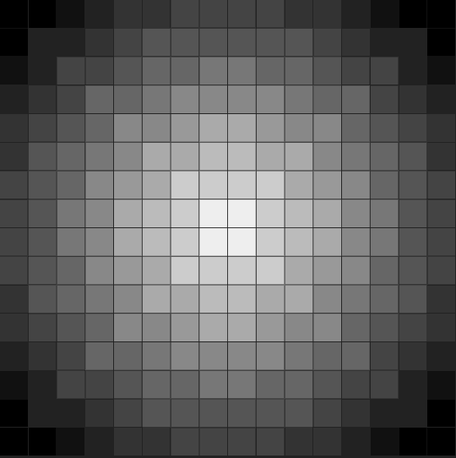
#> input picture Otsu_Input_16_Level.png, 456 x 458 px, shrunk from 556 x 558 before the run, found by its file name
$ jupyter execute --allow-errors CV_A1_23F0027ipynb.ipynb
#> lines starting #> are read from the running program, lines starting #| are printed output that depends on the picture; after the words box and inside, x2 and y2 are one past the last pixel; in counts of white or black regions, pixels touching at a corner belong together; long printed decimals are rounded
[cell 1]
import numpy as np
import pandas as pd
import matplotlib.pyplot as plt
import cv2

from PIL import Image

[cell 2]
IMAGE_PATH = "/content/Otsu_Input_16_Level.png"

print("Image path:", IMAGE_PATH)

[cell 3]
# Load image
original_image = Image.open(IMAGE_PATH)
#> original_image is the input picture: PIL image 456x458 L; min 0, max 255, mean 95

# Convert to grayscale
gray_image = np.array(original_image.convert("L"))

print("Image shape:", gray_image.shape)
#| Image shape: (458, 456)
print("Data type:", gray_image.dtype)
#| Data type: uint8
print("Minimum intensity:", gray_image.min())
#| Minimum intensity: 0
print("Maximum intensity:", gray_image.max())
#| Maximum intensity: 255

[cell 4]
# Quantize grayscale image from 0-255 to 0-15
quantized_image = np.rint(
    gray_image.astype(np.float64) * 15 / 255
).astype(np.uint8)

print("Quantized minimum:", quantized_image.min())
#| Quantized minimum: 0
print("Quantized maximum:", quantized_image.max())
#| Quantized maximum: 15

print("Unique quantized levels:")
print(np.unique(quantized_image))
#| [ 0  1  2  3  4  5  6  7  8  9 10 11 12 13 14 15]

[cell 5]
plt.figure(figsize=(12, 5))

plt.subplot(1, 2, 1)
plt.imshow(gray_image, cmap="gray", vmin=0, vmax=255)
plt.title("Original Grayscale Image")
plt.axis("off")

plt.subplot(1, 2, 2)
plt.imshow(quantized_image, cmap="gray", vmin=0, vmax=15)
plt.title("16-Level Quantized Image")
plt.axis("off")

plt.tight_layout()
plt.show()
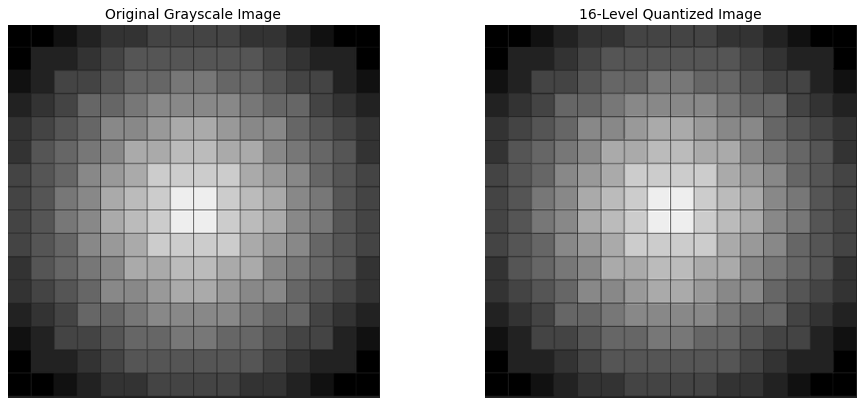
#> figure drawn by matplotlib, 2 panels

[cell 6]
# Count pixels for each intensity level 0-15
histogram = np.bincount(
    quantized_image.ravel(),
    minlength=16
)
#> histogram = [8968, 6821, 19530, 23440, 30396, 25714, 22641, 12563, 20621, 6403, 14242, 6043, 8181, 469, 2656, 160]

# Normalize histogram
probabilities = histogram / quantized_image.size
#> probabilities = [0.0429, 0.0327, 0.0935, 0.112, 0.146, 0.123, 0.108, 0.0602, 0.0987, 0.0307, 0.0682, 0.0289, 0.0392, 0.00225, 0.0127, 0.000766]

histogram_table = pd.DataFrame({
    "Intensity": np.arange(16),
    "Pixel Count": histogram,
    "Probability p(i)": probabilities
})
#> histogram_table = table of 16 rows and 3 columns

histogram_table
#> Out = table of 16 rows and 3 columns

[cell 7]
print("Sum of probabilities:", probabilities.sum())
#| Sum of probabilities: 1.0

assert np.isclose(probabilities.sum(), 1.0)

print("Histogram probability check: PASSED")

[cell 8]
plt.figure(figsize=(10, 5))

plt.bar(
    np.arange(16),
    probabilities
)

plt.xticks(np.arange(16))
plt.xlabel("Intensity Level")
plt.ylabel("Probability")
plt.title("Normalized 16-Level Histogram")

plt.grid(axis="y", alpha=0.3)

plt.show()
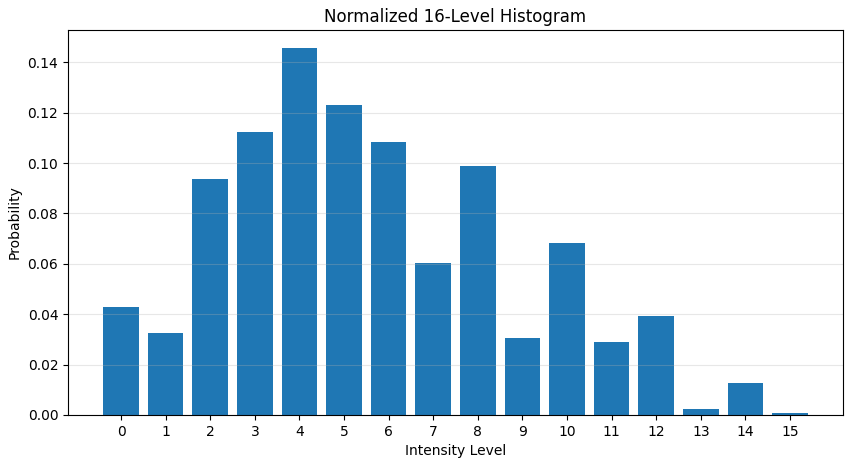
#> figure drawn by matplotlib, 1 panel; tallest bar 0.146 high, from x = 3.6 to 4.4

[cell 9]
levels = np.arange(16)

global_mean = np.sum(levels * probabilities)
#> global_mean = 5.58

print("Global Mean =", global_mean)
#| Global Mean = 5.581

[cell 10]
# Store results for every threshold
results = []

for T in range(16):

    # --------------------------------------------------------
    # Background: intensity <= T
    # Foreground: intensity > T
    # --------------------------------------------------------

    background_mask = levels <= T
    foreground_mask = levels > T

    # Class probabilities / weights
    w1 = np.sum(probabilities[background_mask])
    w2 = np.sum(probabilities[foreground_mask])

    # --------------------------------------------------------
    # Background mean
    # --------------------------------------------------------

    if w1 > 0:
        mu1 = np.sum(
            levels[background_mask] * probabilities[background_mask]
        ) / w1
    else:
        mu1 = 0

    # --------------------------------------------------------
    # Foreground mean
    # --------------------------------------------------------

    if w2 > 0:
        mu2 = np.sum(
            levels[foreground_mask] * probabilities[foreground_mask]
        ) / w2
    else:
        mu2 = 0

    # --------------------------------------------------------
    # Background variance
    # --------------------------------------------------------

    if w1 > 0:
        sigma1_squared = np.sum(
            probabilities[background_mask] *
            (levels[background_mask] - mu1) ** 2
        ) / w1
    else:
        sigma1_squared = 0

    # --------------------------------------------------------
    # Foreground variance
    # --------------------------------------------------------

    if w2 > 0:
        sigma2_squared = np.sum(
            probabilities[foreground_mask] *
            (levels[foreground_mask] - mu2) ** 2
        ) / w2
    else:
        sigma2_squared = 0

    # --------------------------------------------------------
    # Within-class variance
    # sigma_W^2 = w1*sigma1^2 + w2*sigma2^2
    # --------------------------------------------------------

    sigma_W_squared = (
        w1 * sigma1_squared +
        w2 * sigma2_squared
    )

    # --------------------------------------------------------
    # Between-class variance
    # sigma_B^2 = w1*w2*(mu1-mu2)^2
    # --------------------------------------------------------

    sigma_B_squared = (
        w1 * w2 * (mu1 - mu2) ** 2
    )

    results.append([
        T,
        w1,
        w2,
        mu1,
        mu2,
        sigma1_squared,
        sigma2_squared,
        sigma_W_squared,
        sigma_B_squared
    ])
#> this loop made 16 passes
#> (w1, w2, mu1, mu2, sigma1_squared, sigma2_squared, sigma_W_squared, sigma_B_squared) on passes 1 to 8: (0.0429, 0.957, 0, 5.83, 0, 9.34, 8.94, 1.4), (0.0756, 0.924, 0.432, 6, 0.245, 8.82, 8.17, 2.17), (0.169, 0.831, 1.3, 6.45, 0.717, 7.81, 6.61, 3.73), (0.281, 0.719, 1.98, 6.99, 1.12, 6.88, 5.26, 5.08), (0.427, 0.573, 2.67, 7.75, 1.66, 5.77, 4.02, 6.32), (0.55, 0.45, 3.19, 8.5, 2.23, 4.72, 3.35, 6.99), (0.658, 0.342, 3.65, 9.3, 2.95, 3.59, 3.17, 7.17), (0.719, 0.281, 3.93, 9.79, 3.57, 2.99, 3.4, 6.94)
#> after the loop, results = 16 items

[cell 11]
otsu_table = pd.DataFrame(
    results,
    columns=[
        "Threshold T",
        "Background Weight w1",
        "Foreground Weight w2",
        "Background Mean μ1",
        "Foreground Mean μ2",
        "Background Variance σ1²",
        "Foreground Variance σ2²",
        "Within-Class Variance σW²",
        "Between-Class Variance σB²"
    ]
)
#> otsu_table = table of 16 rows and 9 columns

otsu_table
#> Out = table of 16 rows and 9 columns

[cell 12]
optimal_index = otsu_table["Between-Class Variance σB²"].idxmax()
#> optimal_index = 6

optimal_threshold = int(
    otsu_table.loc[optimal_index, "Threshold T"]
)
#> optimal_threshold = 6

maximum_between_variance = (
    otsu_table.loc[
        optimal_index,
        "Between-Class Variance σB²"
    ]
)
#> maximum_between_variance = 7.17

print("Optimal Threshold T* =", optimal_threshold)
#| Optimal Threshold T* = 6
print("Maximum σB² =", maximum_between_variance)
#| Maximum σB² = 7.168

#Find Minimum Within-Class Variance

Otsu is also equivalent to minimizing:

$$ \sigma_W^2(T) $$

[cell 13]
minimum_index = otsu_table["Within-Class Variance σW²"].idxmin()
#> minimum_index = 6

minimum_within_variance_threshold = int(
    otsu_table.loc[
        minimum_index,
        "Threshold T"
    ]
)
#> minimum_within_variance_threshold = 6

minimum_within_variance = (
    otsu_table.loc[
        minimum_index,
        "Within-Class Variance σW²"
    ]
)
#> minimum_within_variance = 3.17

print(
    "Threshold with minimum σW² =",
    minimum_within_variance_threshold
)
#| Threshold with minimum σW² = 6

print(
    "Minimum σW² =",
    minimum_within_variance
)
#| Minimum σW² = 3.171

[cell 14]
thresholds_agree = (
    optimal_threshold ==
    minimum_within_variance_threshold
)
#> thresholds_agree = True

print("Optimal threshold from maximum σB²:", optimal_threshold)
#| Optimal threshold from maximum σB²: 6
print("Optimal threshold from minimum σW²:", minimum_within_variance_threshold)
#| Optimal threshold from minimum σW²: 6

print(
    "Do both criteria agree?",
    thresholds_agree
)
#| Do both criteria agree? True

[cell 15]
plt.figure(figsize=(10, 5))

plt.plot(
    otsu_table["Threshold T"],
    otsu_table["Between-Class Variance σB²"],
    marker="o"
)

plt.axvline(
    optimal_threshold,
    linestyle="--",
    label=f"Optimal T = {optimal_threshold}"
)

plt.xlabel("Threshold T")
plt.ylabel("Between-Class Variance σB²")
plt.title("Otsu Between-Class Variance")

plt.xticks(range(16))
plt.legend()
plt.grid(alpha=0.3)

plt.show()
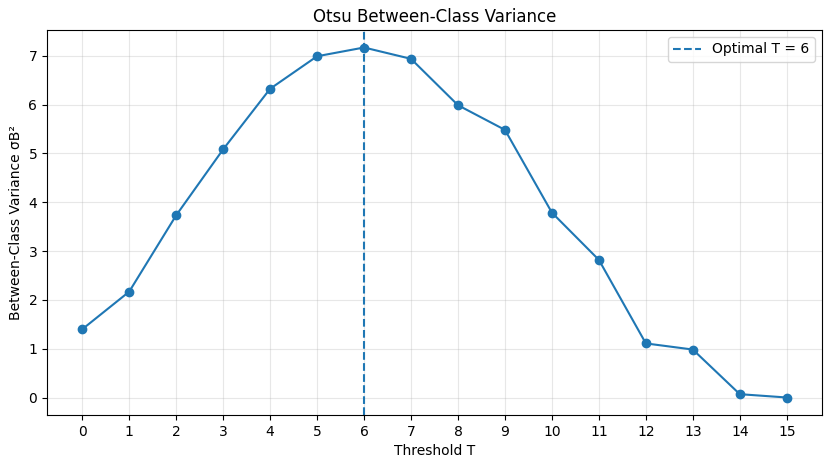
#> figure drawn by matplotlib, 1 panel; curve peaks at x = 6, y = 7.17

[cell 16]
plt.figure(figsize=(10, 5))

plt.plot(
    otsu_table["Threshold T"],
    otsu_table["Within-Class Variance σW²"],
    marker="o"
)

plt.axvline(
    minimum_within_variance_threshold,
    linestyle="--",
    label=f"Minimum at T = {minimum_within_variance_threshold}"
)

plt.xlabel("Threshold T")
plt.ylabel("Within-Class Variance σW²")
plt.title("Otsu Within-Class Variance")

plt.xticks(range(16))
plt.legend()
plt.grid(alpha=0.3)

plt.show()
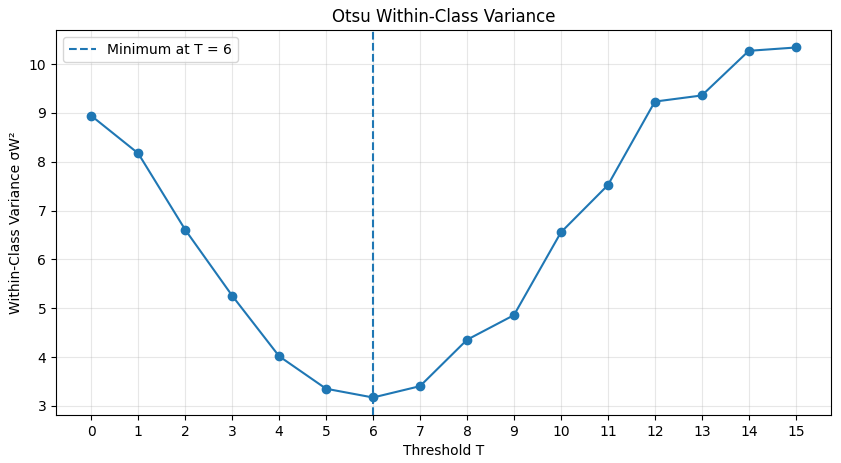
#> figure drawn by matplotlib, 1 panel; curve peaks at x = 15, y = 10.34

[cell 17]
# ============================================================
# Otsu Variance Analysis
# ============================================================

plt.figure(figsize=(10, 5))

plt.plot(
    otsu_table["Threshold T"],
    otsu_table["Between-Class Variance σB²"],
    marker="o",
    label="Between-Class Variance σB²"
)

plt.plot(
    otsu_table["Threshold T"],
    otsu_table["Within-Class Variance σW²"],
    marker="s",
    label="Within-Class Variance σW²"
)

plt.axvline(
    optimal_threshold,
    linestyle="--",
    label=f"Optimal T = {optimal_threshold}"
)

plt.xlabel("Threshold T")
plt.ylabel("Variance")
plt.title("Otsu Threshold Analysis")
plt.xticks(range(16))
plt.legend()
plt.grid(alpha=0.3)

plt.show()
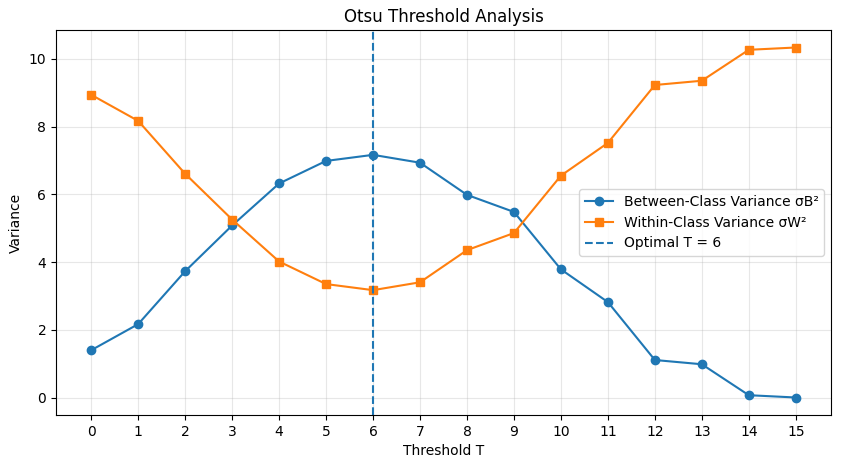
#> figure drawn by matplotlib, 1 panel; curve peaks at x = 6, y = 7.17; curve peaks at x = 15, y = 10.34

#Segment Image Using Custom Otsu Threshold

The assignment specifically gives:

$$ g(x,y)= \begin{cases} 1 & f(x,y)>T^*\\ 0 & \text{otherwise} \end{cases} $$

[cell 18]
custom_binary = (
    quantized_image > optimal_threshold
).astype(np.uint8)
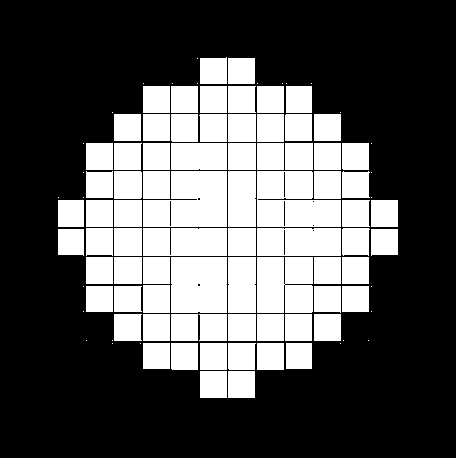
#> custom_binary: shape (458, 456); values 0 (black) and 1 (white), 34.2% white; 103 white regions (28 under 20 px), largest, box (x1, y1, x2, y2) and area: (143, 171, 227, 227) 3837, (257, 171, 341, 227) 3781, (171, 257, 227, 313) 3129

print("Custom binary unique values:")
print(np.unique(custom_binary))
#| [0 1]

[cell 19]
plt.figure(figsize=(7, 7))

plt.imshow(
    custom_binary,
    cmap="gray",
    vmin=0,
    vmax=1
)

plt.title(
    f"Custom Otsu Segmentation (T = {optimal_threshold})"
)

plt.axis("off")

plt.show()

Count Background and Foreground Pixels

[cell 20]
background_pixels = np.sum(custom_binary == 0)
#> background_pixels = 137510
foreground_pixels = np.sum(custom_binary == 1)
#> foreground_pixels = 71338

total_pixels = custom_binary.size

print("Total pixels:", total_pixels)
#| Total pixels: 208848
print("Background pixels:", background_pixels)
#| Background pixels: 137510
print("Foreground pixels:", foreground_pixels)
#| Foreground pixels: 71338

print(
    "Background percentage:",
    background_pixels / total_pixels * 100
)
#| Background percentage: 65.842

print(
    "Foreground percentage:",
    foreground_pixels / total_pixels * 100
)
#| Foreground percentage: 34.158

compare our implementation against OpenCV

[cell 21]
opencv_threshold, opencv_binary = cv2.threshold(
    quantized_image,
    0,
    255,
    cv2.THRESH_BINARY + cv2.THRESH_OTSU
)
#> opencv_threshold = 6

print("OpenCV Otsu threshold =", opencv_threshold)
#| OpenCV Otsu threshold = 6.0

[cell 22]
opencv_binary_01 = (
    opencv_binary > 0
).astype(np.uint8)

print("OpenCV binary unique values:")
print(np.unique(opencv_binary_01))
#| [0 1]

Compare Custom Threshold and Library Threshold

[cell 23]
print("Custom Otsu threshold :", optimal_threshold)
#| Custom Otsu threshold : 6
print("OpenCV Otsu threshold :", opencv_threshold)
#| OpenCV Otsu threshold : 6.0

threshold_match = (
    optimal_threshold == int(opencv_threshold)
)
#> threshold_match = True

print("Threshold exact match:", threshold_match)
#| Threshold exact match: True

Exact Binary Image Match

[cell 24]
exact_pixel_match = np.array_equal(
    custom_binary,
    opencv_binary_01
)
#> exact_pixel_match = True

print("Exact binary output match:", exact_pixel_match)
#| Exact binary output match: True

Calculate Percentage of Matching Pixels

    Percentage of matching pixels between custom and library binary outputs

[cell 25]
matching_pixels = np.sum(
    custom_binary == opencv_binary_01
)
#> matching_pixels = 208848

total_pixels = custom_binary.size

matching_percentage = (
    matching_pixels / total_pixels
) * 100
#> matching_percentage = 100

print("Matching pixels:", matching_pixels)
#| Matching pixels: 208848
print("Total pixels:", total_pixels)
#| Total pixels: 208848
print(
    f"Matching pixel percentage: {matching_percentage:.2f}%"
)
#| Matching pixel percentage: 100.00%

Display Custom vs OpenCV Results

[cell 26]
plt.figure(figsize=(8, 5))

plt.subplot(1, 2, 1)

plt.imshow(
    custom_binary,
    cmap="gray",
    vmin=0,
    vmax=1
)

plt.title(
    f"Custom Otsu\nT = {optimal_threshold}"
)

plt.axis("off")


plt.subplot(1, 2, 2)

plt.imshow(
    opencv_binary_01,
    cmap="gray",
    vmin=0,
    vmax=1
)

plt.title(
    f"OpenCV Otsu\nT = {int(opencv_threshold)}"
)

plt.axis("off")

plt.tight_layout()
plt.show()

Final Comparison Summary

#> (a cell that did not finish here is left out)

[cell 28]
comparison_results = pd.DataFrame({
    "Metric": [
        "Custom Otsu Threshold",
        "OpenCV Otsu Threshold",
        "Threshold Exact Match",
        "Binary Output Exact Match",
        "Matching Pixel Percentage"
    ],

    "Result": [
        optimal_threshold,
        int(opencv_threshold),
        threshold_match,
        exact_pixel_match,
        f"{matching_percentage:.2f}%"
    ]
})
#> comparison_results = table of 5 rows and 2 columns

comparison_results
#> Out = table of 5 rows and 2 columns

# Question 2

    Intensity Transformations for Enhancement

[cell 29]
import numpy as np
import pandas as pd
import matplotlib.pyplot as plt
from PIL import Image

[cell 30]
IMAGE_PATH = "/content/Chest_Xray.png"

image = Image.open(IMAGE_PATH).convert("L")
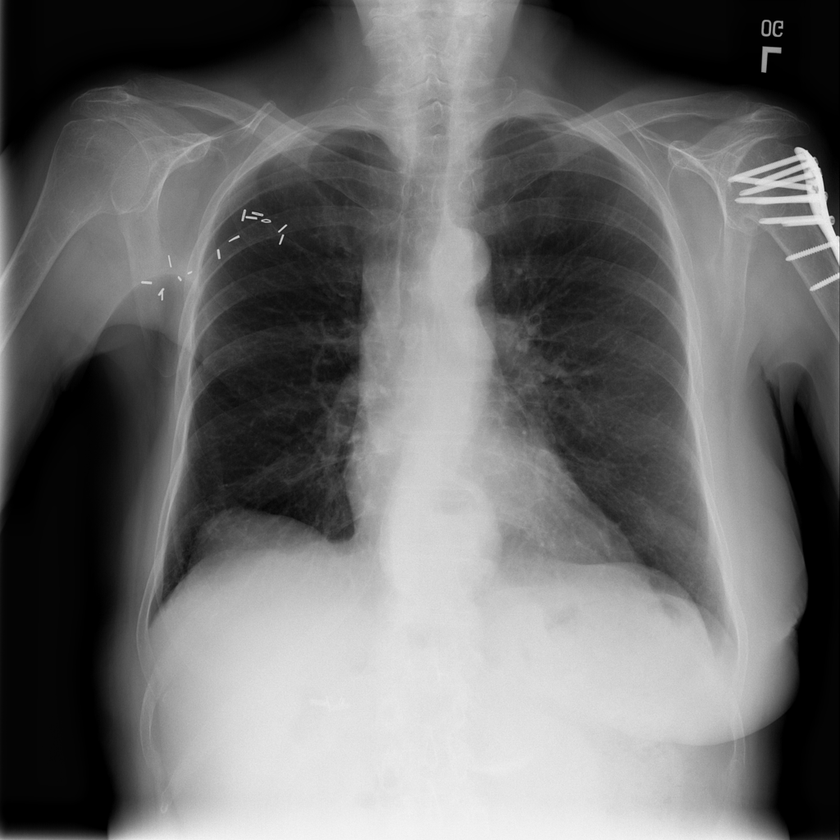
#> input picture Chest_Xray.png, 840 x 840 px, shrunk from 1024 x 1024 before the run, found by its file name
#> image is the input picture: PIL image 840x840 L; min 0, max 246, mean 108.6

gray_image = np.array(image)

print("Image shape:", gray_image.shape)
#| Image shape: (840, 840)
print("Data type:", gray_image.dtype)
#| Data type: uint8

[cell 31]
plt.figure(figsize=(5, 5))

plt.imshow(
    gray_image,
    cmap="gray",
    vmin=0,
    vmax=255
)

plt.title("Original X-ray Image")
plt.axis("off")

plt.show()

Original Histogram and Statistics

[cell 32]
plt.figure(figsize=(10, 5))

plt.hist(
    gray_image.ravel(),
    bins=256,
    range=(0, 256)
)

plt.xlabel("Intensity")
plt.ylabel("Number of Pixels")
plt.title("Original X-ray Grayscale Histogram")

plt.show()
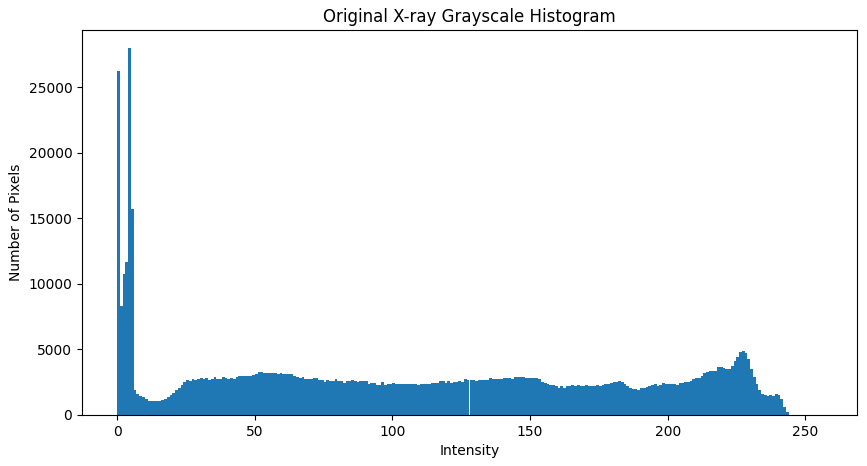
#> figure drawn by matplotlib, 1 panel; tallest bar 27988 high, from x = 4 to 5

Calculate Required Statistics

    Minimum
    Maximum
    Mean
    Standard deviation

[cell 33]
minimum_intensity = np.min(gray_image)
#> minimum_intensity = 0
#> (the rest of the program and of its run is left out)
